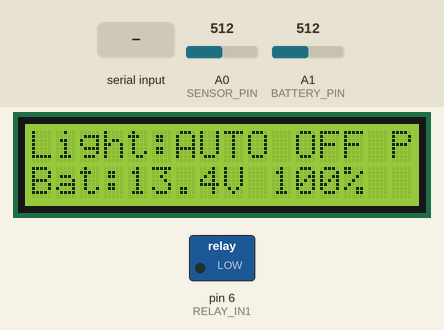
This sketch was run on a simulated Arduino Uno, built with avr-gcc and run on an emulated ATmega328P. Parts: 16×2 character LCD, switched loads named in the sketch (green lamp = pin HIGH). The test bench sets the inputs (shaded band); at power-on: A1 (BATTERY_PIN) = 512, A0 (SENSOR_PIN) = 512. What the sketch prints to the serial monitor is not drawn.

Above: at 3.2 s.
3.3 s: "TIME:\n" received over the second serial link
At 4.2 s:
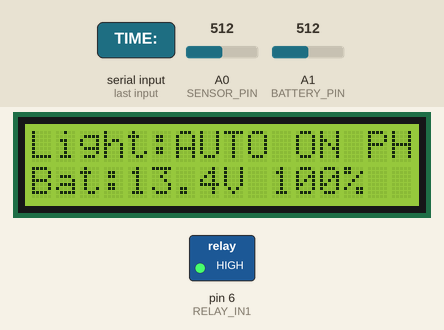
4.9 s: A1 (BATTERY_PIN) set to 489
At 6.5 s:
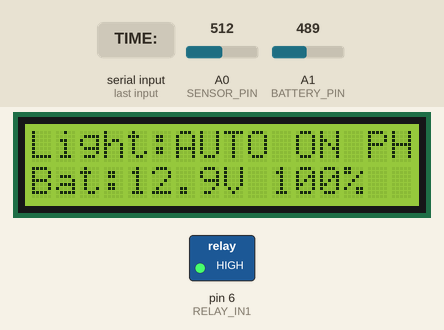
6.7 s: A1 (BATTERY_PIN) set to 478
At 8.2 s:
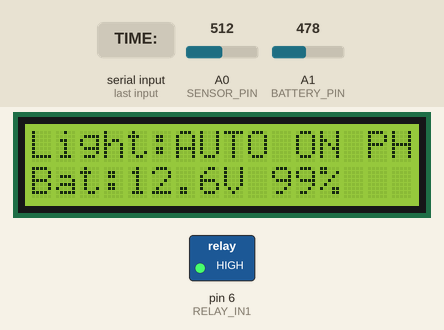
8.5 s: A1 (BATTERY_PIN) set to 306
At 9.8 s:
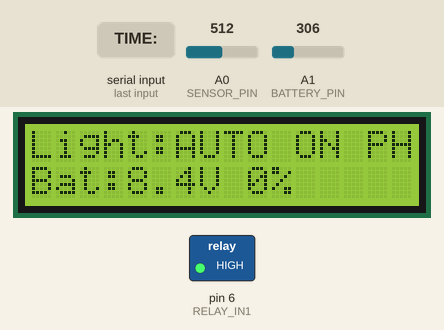
10.0 s: A0 (SENSOR_PIN) set to 108
13.0 s: A0 (SENSOR_PIN) set to 94
Timing chart, 0 to 16.0 s (numbered marks = the images above; inputs shaded):
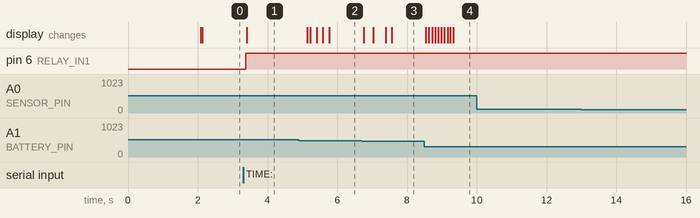

The sketch:

UNO.ino
```cpp
// =====================================================
// PIEZO ENERGY DASHBOARD - ARDUINO UNO
// Monitors piezo footstep sensor, battery voltage, and light relay
// =====================================================

#include <SoftwareSerial.h>
#include <Wire.h>
#include <LiquidCrystal_I2C.h>

// UNO pins for ESP32 serial link
const int UNO_ESP_RX_PIN = 2; // UNO receives from ESP32 TX
const int UNO_ESP_TX_PIN = 3; // UNO sends to ESP32 RX
SoftwareSerial espSerial(UNO_ESP_RX_PIN, UNO_ESP_TX_PIN);

// LCD
LiquidCrystal_I2C lcd(0x27, 16, 2);

// Relay pins
const int RELAY_IN1 = 6; // controlled by time or manual mode (6 PM to 5 AM / manual)
// Your hardware uses active-HIGH (writing HIGH turns the relay ON). Set to false.
const bool LIGHT_RELAY_ACTIVE_LOW = false; // was true, flipped to match wiring

// 3S 18650 pack voltage range
const float BATTERY_MAX_V = 12.6; // 3 x 4.2V = 100%
const float BATTERY_MIN_V = 9.0;  // 3 x 3.0V = 0%

int calcBatteryPercent(float v) {
  if (v >= BATTERY_MAX_V) return 100;
  if (v <= BATTERY_MIN_V) return 0;
  return (int)(((v - BATTERY_MIN_V) / (BATTERY_MAX_V - BATTERY_MIN_V)) * 100.0);
}

long readVcc() {
  // Read the internal 1.1V reference against Vcc. This makes the battery voltage
  // measurement independent of whether the UNO is powered by USB or battery.
  ADMUX = _BV(REFS0) | _BV(MUX3) | _BV(MUX2) | _BV(MUX1);
  delay(2); // let Vref settle
  ADCSRA |= _BV(ADSC);
  while (bit_is_set(ADCSRA, ADSC));
  int result = ADCL;
  result |= ADCH << 8;
  return (1100L * 1023L) / result;
}

void setLightRelay(bool on) {
  int pinState = on ? (LIGHT_RELAY_ACTIVE_LOW ? LOW : HIGH) : (LIGHT_RELAY_ACTIVE_LOW ? HIGH : LOW);
  digitalWrite(RELAY_IN1, pinState);
}

const int SENSOR_PIN   = A0;
const int BATTERY_PIN  = A1;

// Most voltage sensor modules include a voltage divider so they can read up to 25V.
// This ratio recovers the real battery voltage from the divided ADC reading.
// The PIEZO sensor on A0 is direct — no divider, no multiplier needed there.
const float BATTERY_DIVIDER_RATIO = 5.0;
const float BATTERY_V_OFFSET = 0.9; // extra voltage added to the displayed battery voltage

// Piezo step detection
// No voltage divider — sensor connects directly to A0.
// Use raw ADC counts from 0..1023.
const int STEP_THRESHOLD  = 30;   // ADC count threshold for step detection
const int STEP_RESET_HYST = 41;   // ADC count for ~0.2V on A0
bool wasAboveThreshold = false;

// Battery rolling average
const int   BATTERY_SAMPLES = 10;
float       batteryReadings[BATTERY_SAMPLES];
int         batteryIndex     = 0;
bool        batteryBufferFull = false;

// Send BATTERY update every 5 seconds — not every loop
const unsigned long BATTERY_SEND_INTERVAL = 5000;
unsigned long lastBatterySend = 0;

// Time from ESP32
int currentHour = -1;
String espBuffer = "";
String inputBuffer = "";

// Light control settings
String lightControlMode = "auto"; // "auto" or "manual"
bool lightControlState = false;   // true = on, false = off

// LCD light status notification
String lightStatusText = "";
unsigned long lightStatusTimestamp = 0;
const unsigned long LIGHT_STATUS_DISPLAY_MS = 5000;

bool isRelayOnTime(int hour) {
  if (hour < 0) return false;
  return (hour >= 18 || hour < 6); // 6 PM (18) to 6 AM (6)
}

void updateRelayPhysicalState() {
  int pinState = digitalRead(RELAY_IN1);
  bool lampOn = (pinState == (LIGHT_RELAY_ACTIVE_LOW ? LOW : HIGH));
  Serial.print("Relay pin state: ");
  Serial.print(pinState == HIGH ? "HIGH" : "LOW");
  Serial.print("  -> Lamp ");
  Serial.println(lampOn ? "ON" : "OFF");

  // Update LCD status text (preserve existing lightStatusText format)
  String base = "Light:";
  base += (lightControlMode == "manual") ? "MAN" : "AUTO";
  base += (lightControlMode == "manual") ? (lightControlState ? " ON" : " OFF") : (isRelayOnTime(currentHour) ? " ON" : " OFF");
  base += lampOn ? " PHYS:ON" : " PHYS:OFF";
  lightStatusText = base;
  lightStatusTimestamp = millis();
}

void setup() {
  Serial.begin(9600);
  espSerial.begin(9600);

  pinMode(RELAY_IN1, OUTPUT);
  setLightRelay(false); // OFF
  updateRelayPhysicalState();

  for (int i = 0; i < BATTERY_SAMPLES; i++) batteryReadings[i] = 0.0;

  lcd.init();
  lcd.backlight();
  lcd.setCursor(0, 0);
  lcd.print("Piezo Monitor");
  delay(2000);
  lcd.clear();

  Serial.println("UNO ready.");
}

void loop() {
  // ── Piezo step detection ──────────────────────────────────────────────────
  int   sensorRaw  = analogRead(SENSOR_PIN); // direct piezo sensor on A0, raw ADC counts
  bool aboveThreshold = (sensorRaw >= STEP_THRESHOLD);

  if (aboveThreshold && !wasAboveThreshold) {
    // Rising edge — send step immediately before anything else
    espSerial.println("1");
    Serial.print("Step detected! ADC=");
    Serial.println(sensorRaw);
    wasAboveThreshold = true;
  } else if (!aboveThreshold && sensorRaw < STEP_RESET_HYST) {
    // Only reset once voltage drops below hysteresis level
    wasAboveThreshold = false;
  }

  // ── Battery reading (rolling average) ────────────────────────────────────
  // If your voltage sensor module has a divider, recover the real battery voltage.
  int   battRaw  = analogRead(BATTERY_PIN);
  float vccV = readVcc() / 1000.0;
  float battVolt = battRaw * (vccV / 1023.0) * BATTERY_DIVIDER_RATIO;
  battVolt += BATTERY_V_OFFSET;

  batteryReadings[batteryIndex] = battVolt;
  batteryIndex = (batteryIndex + 1) % BATTERY_SAMPLES;
  if (batteryIndex == 0) batteryBufferFull = true;

  int   count   = batteryBufferFull ? BATTERY_SAMPLES : batteryIndex;
  float battSum = 0.0;
  for (int i = 0; i < count; i++) battSum += batteryReadings[i];
  float battAvg    = (count > 0) ? battSum / count : 0.0;
  int   battPercent = calcBatteryPercent(battAvg);

  // ── Control RELAY_IN1 based on light control mode ──────────────────────
  if (lightControlMode == "manual") {
    // Manual mode: use the state from Firebase
    setLightRelay(lightControlState);
    updateRelayPhysicalState();
  } else {
    // Automatic mode: use time-based logic (6 PM to 5 AM)
    setLightRelay(isRelayOnTime(currentHour));
    updateRelayPhysicalState();
  }

  // ── Send BATTERY to ESP32 every 5 seconds (not every loop) ───────────────
  unsigned long now = millis();
  if (now - lastBatterySend >= BATTERY_SEND_INTERVAL) {
    lastBatterySend = now;
    espSerial.print("BATTERY:");
    espSerial.print(battAvg, 2);
    espSerial.print(":");
    espSerial.println(battPercent);
    Serial.print("Battery sent: ");
    Serial.print(battAvg, 2);
    Serial.print("V  ");
    Serial.print(battPercent);
    Serial.print("%  Vcc=");
    Serial.print(vccV, 3);
    Serial.print("V raw=");
    Serial.print(battRaw);
    Serial.println();
  }

  // ── LCD ──────────────────────────────────────────────────────────────────
  if (millis() - lightStatusTimestamp < LIGHT_STATUS_DISPLAY_MS && lightStatusText.length() > 0) {
    lcd.setCursor(0, 0);
    lcd.print(lightStatusText);
    int pad = 16 - lightStatusText.length();
    while (pad-- > 0) lcd.print(' ');

    lcd.setCursor(0, 1);
    lcd.print("Bat:");
    lcd.print(battAvg, 1);
    lcd.print("V ");
    lcd.print(battPercent);
    lcd.print("%  ");
  } else {
    lcd.setCursor(0, 0);
    lcd.print("Piezo:");
    lcd.print(sensorRaw);
    lcd.print("   ");

    lcd.setCursor(0, 1);
    lcd.print("Bat:");
    lcd.print(battAvg, 1);
    lcd.print("V ");
    lcd.print(battPercent);
    lcd.print("%  ");
  }

  // ── Debug to Serial Monitor ───────────────────────────────────────────────
  Serial.print("Piezo ADC=");
  Serial.print(sensorRaw);
  Serial.print("  Bat=");
  Serial.print(battAvg, 2);
  Serial.print("V  ");
  Serial.print(battPercent);
  Serial.println("%");

  // ── Read from USB Serial Monitor ─────────────────────────────────────────
  while (Serial.available() > 0) {
    char c = Serial.read();
    if (c == '\r') continue;
    if (c == '\n') {
      if (inputBuffer.length() > 0) {
        espSerial.println(inputBuffer);
        Serial.print("Sent to ESP32: ");
        Serial.println(inputBuffer);
        inputBuffer = "";
      }
    } else {
      inputBuffer += c;
    }
  }

  // ── Read responses from ESP32 ─────────────────────────────────────────────
  while (espSerial.available() > 0) {
    char c = espSerial.read();
    if (c == '\n') {
      espBuffer.trim();
      if (espBuffer.startsWith("TIME:")) {
        currentHour = espBuffer.substring(5).toInt();
        Serial.print("Time from ESP32: hour=");
        Serial.println(currentHour);
      } else if (espBuffer.startsWith("LIGHT:")) {
        // Format: LIGHT:{"mode":"auto","state":false}
        // Parse light control settings
        String data = espBuffer.substring(6); // strip "LIGHT:"
        if (data.indexOf("\"mode\"") >= 0) {
          if (data.indexOf("\"manual\"") >= 0) {
            lightControlMode = "manual";
          } else if (data.indexOf("\"auto\"") >= 0) {
            lightControlMode = "auto";
          }
        }
        if (data.indexOf("\"state\"") >= 0) {
          lightControlState = (data.indexOf("\"state\":true") >= 0);
        }
        Serial.print("Light control updated: mode=");
        Serial.print(lightControlMode);
        Serial.print(" state=");
        Serial.println(lightControlState ? "ON" : "OFF");

        lightStatusText = "Light:";
        lightStatusText += (lightControlMode == "manual") ? "MAN" : "AUTO";
        lightStatusText += lightControlMode == "manual"
          ? (lightControlState ? " ON" : " OFF")
          : (isRelayOnTime(currentHour) ? " ON" : " OFF");
        lightStatusTimestamp = millis();
        // After processing the incoming LIGHT update, log/display physical relay state
        updateRelayPhysicalState();
      } else if (espBuffer.length() > 0) {
        Serial.println(espBuffer);
      }
      espBuffer = "";
    } else if (c != '\r') {
      espBuffer += c;
    }
  }

  delay(50); // short delay — fast enough to catch piezo pulses
}
```

Measured:
- after the input at 3.3 s, pin 6 (RELAY_IN1): LOW → HIGH after 0.07 s; the display: changes after 0.11 s (image 1)
- after the input at 4.9 s, the display: first changes after 0.24 s (image 2 shows a later state)
- after the input at 6.7 s, the display: first changes after 0.06 s (image 3 shows a later state)
- after the input at 8.5 s, the display: first changes at once (image 4 shows a later state)
- after the input at 10.0 s, every drawn part: stays the same
- after the input at 13.0 s, every drawn part: stays the same
